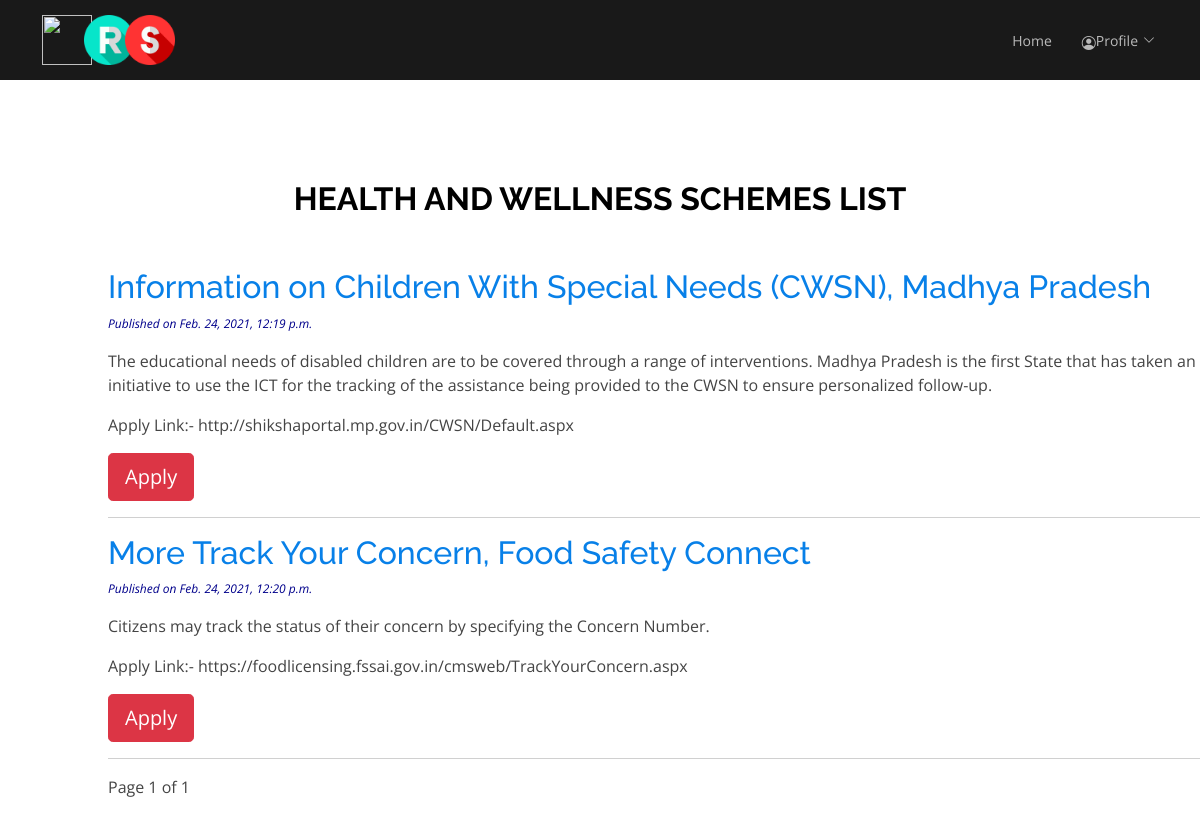
The page /health_s_list/ (signed in) on the database its author committed.
### crs_App/models.py (models this page shows, shortened)
class HealthModel(models.Model):
    STATUS_CHOICES = (('draft','Draft'),('published','Published'))
    title = models.CharField(max_length=256)
    slug_field = models.SlugField(max_length=256,unique_for_date='publish')
    body = models.TextField()
    link = models.URLField(max_length=100)
    publish = models.DateTimeField(default=timezone.now)
    created = models.DateTimeField(auto_now_add=True)
    updated = models.DateTimeField(auto_now=True)
    status = models.CharField(max_length=10,choices=STATUS_CHOICES,default='draft')
    class Meta:
        ordering=('-publish',)

### crs_App/views.py (the view)
# urls.py: path('health_s_list/',views.health_list_view,name='health_s_list'),
@login_required
def health_list_view(request):
    schemes_list = HealthModel.objects.order_by('id')
    main_title = 'Health and Wellness'
    paginator = Paginator(schemes_list, 2)
    page = request.GET.get('page')
    try:
        post = paginator.page(page)
    except PageNotAnInteger:
        post = paginator.page(1)
    except EmptyPage:
        post = paginator.page(paginator.num_pages)
    my_dict = {'schemes_list': schemes_list, 'main_title': main_title, 'post': post, 'page': page}
    return render(request, 'schemes_list.html', context=my_dict)

### templates/schemes_list.html
{% extends 'templates/base2.html' %}
    {% block body_block %}
      <section style="margin-top: 10%" id="services" class="services">
        <div class="container" data-aos="fade-up">
            <div class="section-title">
                {% if main_title %}
                    <h2>{{ main_title|upper }} Schemes List</h2>
                {% endif %}
            </div>
        </div>
        <div class="list_content">
                {% block content %}
                    {% if schemes_list %}
                        {% for post in post  %}
                            <a href="{{ post.get_absolute_url }}"><h2>{{ post.title }}</h2></a>
                            <p id="date">Published on {{ post.publish }}</p>
                                {{ post.body|linebreaks }}
                            <p>Apply Link:- {{ post.link }}</p>
                            <a href="{{ post.link }}" type="submit" class="btn btn-lg btn-danger">Apply</a>&nbsp;&nbsp;&nbsp;<hr>
                        {% endfor %}
                        {% include 'templates/pagination.html' with page=post %}
                     {% else %}
                        <p>No Schemes here...!</p>
                    {% endif %}
                {% endblock %}
        </div>
      </section>
    {% endblock %}

### static/assets/css/style.css (style rules this page uses)
body { font-family: "Open Sans", sans-serif; color: #444444; }
a { text-decoration: none; color: #0880e8; }
h1, h2, h3, h4, h5, h6 { font-family: "Raleway", sans-serif; }
section { padding: 60px 0; overflow: hidden; }
.section-title { text-align: center; padding-bottom: 30px; }
.section-title h2 { font-size: 32px; font-weight: bold; text-transform: uppercase; margin-bottom: 20px; padding-bottom: 0; color: black; }
#date { font-size: 12px; font-style: italic; color: darkblue; }
.list_content { margin-left: 9%; }

### rows shown on the page
HealthModel: title "Information on Children With Special Needs (CWSN), Madhya Pradesh", publish "Feb. 24, 2021, 12:19 p.m.", body "The educational needs of disabled children are to be covered through a range of interventions. Madhya Pradesh is the first State that has taken an initiative to use the ICT for the tracking of the assistance being provided to the CWSN to ensure personalized follow-up.", link "http://shikshaportal.mp.gov.in/CWSN/Default.aspx"
HealthModel: title "More Track Your Concern, Food Safety Connect", publish "Feb. 24, 2021, 12:20 p.m.", body "Citizens may track the status of their concern by specifying the Concern Number.", link "https://foodlicensing.fssai.gov.in/cmsweb/TrackYourConcern.aspx"

### other values the page prints
{{ main_title|upper }} "HEALTH AND WELLNESS"
{{ page.number }} "1"
{{ page.paginator.num_pages }} "1"
